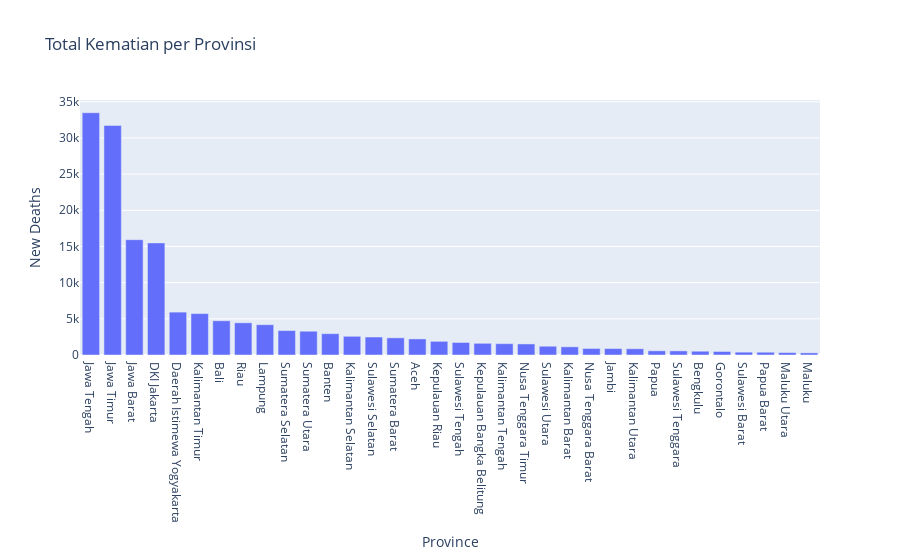

The cell this chart's notebook holds for it:
### Code cell
# Menghitung total kematian di setiap provinsi
total_death_per_province = df.groupby('Province')['New Deaths'].sum().reset_index()

# Mengurutkan data berdasarkan total kematian dari yang terbesar
total_death_per_province_sorted = total_death_per_province.sort_values(by='New Deaths', ascending=False)

# Membuat grafik bar menggunakan Plotly Express (px)
fig = px.bar(total_death_per_province_sorted, x='Province', y='New Deaths', title='Total Kematian per Provinsi')
fig.show()

### Figure 1 — Plotly figure (JSON) as saved in the notebook; plotly's stock layout.template omitted (floating-point values rounded to 4 significant figures)
{"data": [{"alignmentgroup": "True", "hovertemplate": "Province=%{x}<br>New Deaths=%{y}<extra></extra>", "legendgroup": "", "marker": {"color": "#636efa", "pattern": {"shape": ""}}, "name": "", "offsetgroup": "", "orientation": "v", "showlegend": false, "textposition": "auto", "type": "bar", "x": ["Jawa Tengah", "Jawa Timur", "Jawa Barat", "DKI Jakarta", "Daerah Istimewa Yogyakarta", "Kalimantan Timur", "Bali", "Riau", "Lampung", "Sumatera Selatan", "Sumatera Utara", "Banten", "Kalimantan Selatan", "Sulawesi Selatan", "Sumatera Barat", "Aceh", "Kepulauan Riau", "Sulawesi Tengah", "Kepulauan Bangka Belitung", "Kalimantan Tengah", "Nusa Tenggara Timur", "Sulawesi Utara", "Kalimantan Barat", "Nusa Tenggara Barat", "Jambi", "Kalimantan Utara", "Papua", "Sulawesi Tenggara", "Bengkulu", "Gorontalo", "Sulawesi Barat", "Papua Barat", "Maluku Utara", "Maluku"], "xaxis": "x", "y": [33480, 31732, 15937, 15493, 5928, 5726, 4731, 4452, 4186, 3376, 3288, 2945, 2583, 2485, 2371, 2223, 1888, 1733, 1616, 1563, 1527, 1212, 1130, 902, 889, 860, 579, 569, 522, 487, 394, 384, 334, 294], "yaxis": "y"}], "layout": {"barmode": "relative", "legend": {"tracegroupgap": 0}, "title": {"text": "Total Kematian per Provinsi"}, "xaxis": {"anchor": "y", "domain": [0, 1], "title": {"text": "Province"}}, "yaxis": {"anchor": "x", "domain": [0, 1], "title": {"text": "New Deaths"}}}}
